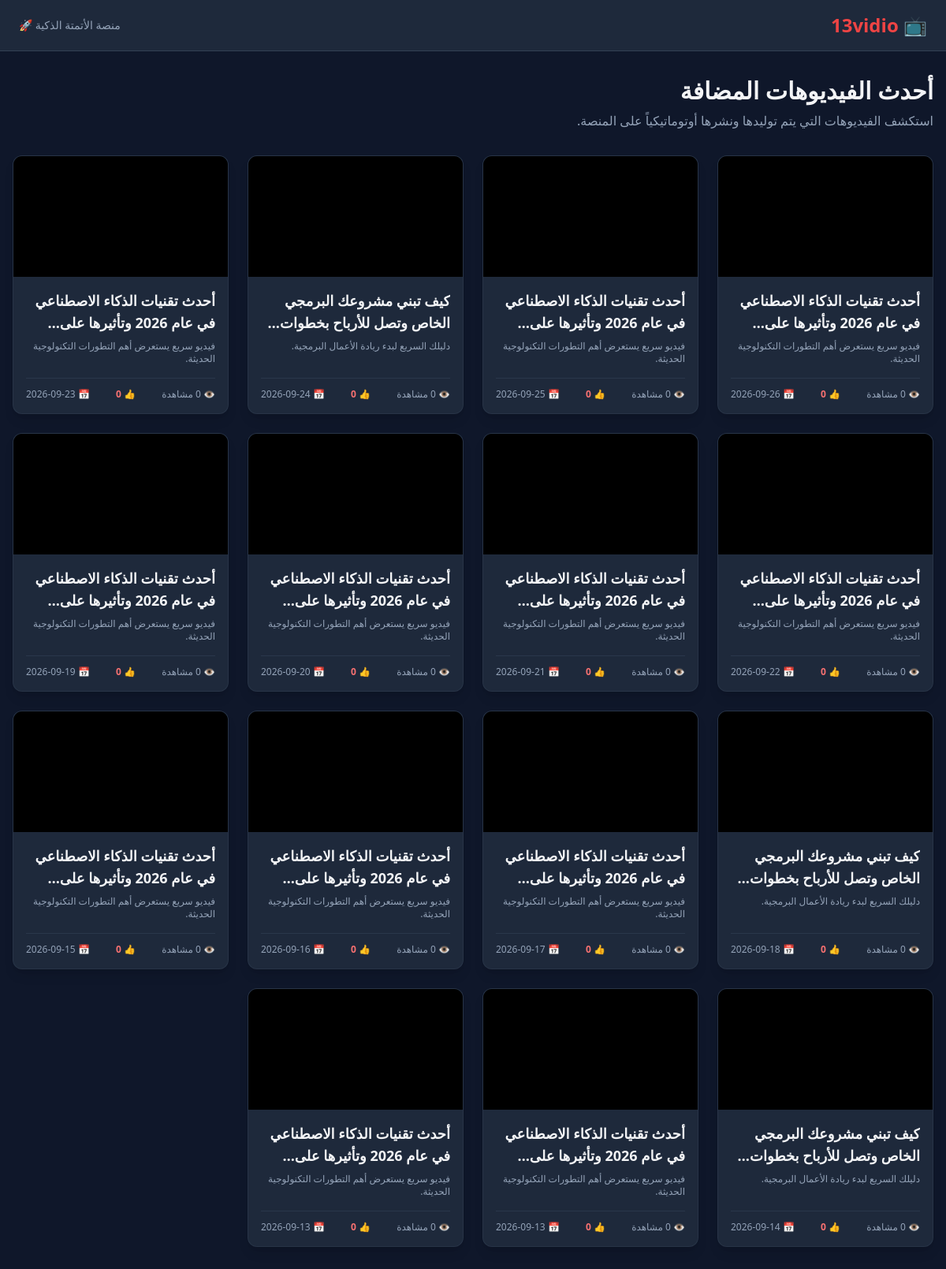
Before: / with the older database file.
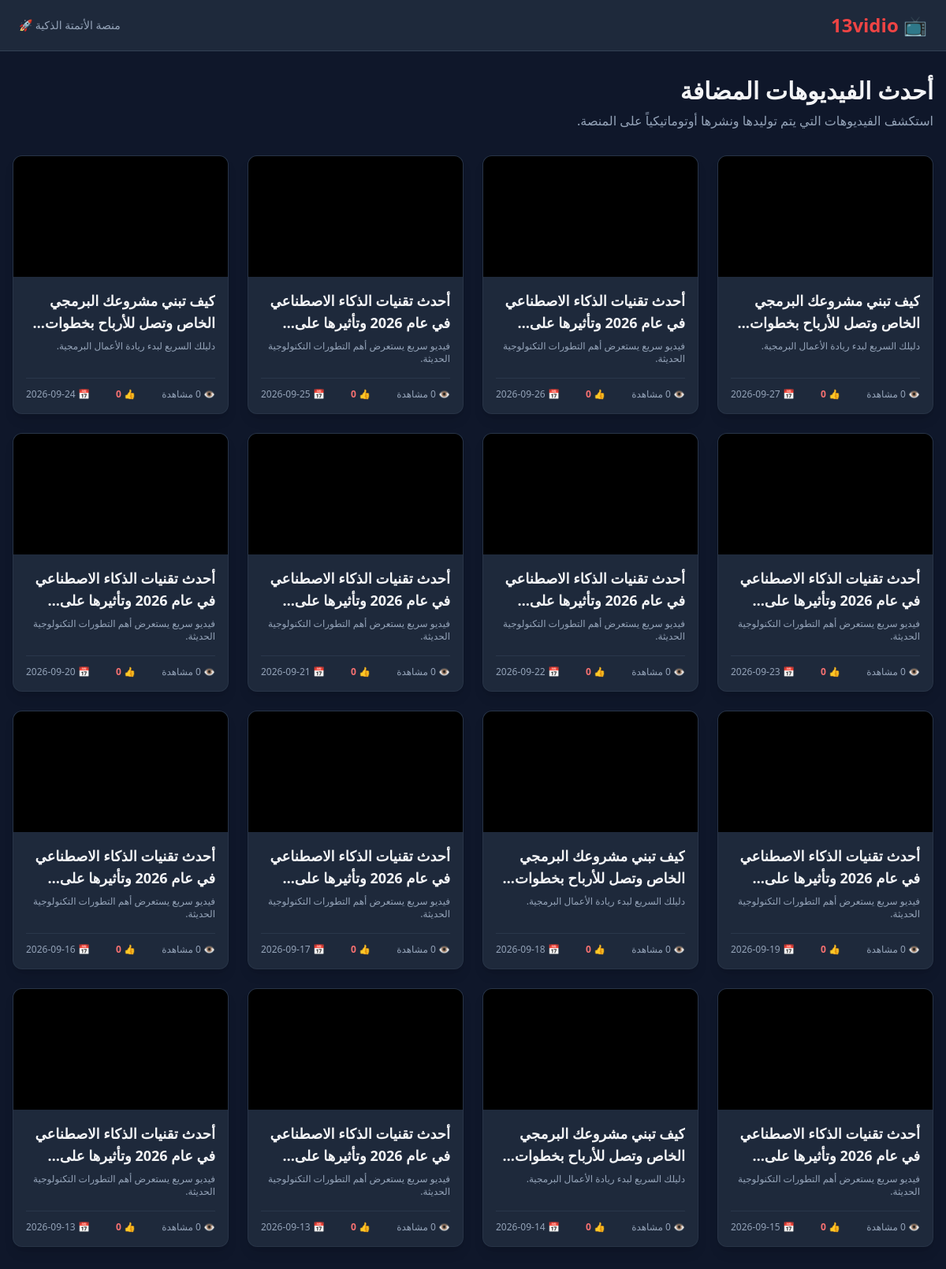
After: the same page with the newer database file.
### app.py (models this page shows)
class Video(db.Model):
  id = db.Column(db.Integer, primary_key=True)
  title = db.Column(db.String(200), nullable=False)
  description = db.Column(db.Text, nullable=True)
  video_url = db.Column(db.String(500), nullable=False)  # رابط الفيديو أو ملفه
  thumbnail_url = db.Column(
      db.String(500), nullable=True
  )  # صورة مصغرة للفيديو
  views = db.Column(db.Integer, default=0)
  likes = db.Column(db.Integer, default=0)
  created_at = db.Column(db.DateTime, default=datetime.utcnow)
  comments = db.relationship(
      "Comment", backref="video", lazy=True, cascade="all, delete-orphan"
  )

### app.py (the view)
@app.route("/")
def index():
  videos = Video.query.order_by(Video.created_at.desc()).all()
  return render_template("index.html", videos=videos)

### templates/index.html (shortened to what this page needs)
<!DOCTYPE html>
<html lang="ar" dir="rtl">
<head>
    <script src="https://cdn.tailwindcss.com"></script>
</head>
<body class="bg-slate-900 text-gray-100 min-h-screen">
    <nav class="bg-slate-800 border-b border-slate-700 px-6 py-4 flex justify-between items-center sticky top-0 z-50">
        <a href="{{ url_for('index') }}" class="text-2xl font-extrabold text-red-500 flex items-center gap-2">
            📺 13vidio
        </a>
        <div class="text-sm text-slate-400">
            منصة الأتمتة الذكية 🚀
        </div>
    </nav>
    <main class="max-w-7xl mx-auto px-4 py-8">
        <div class="mb-8">
            <h1 class="text-3xl font-bold mb-2">أحدث الفيديوهات المضافة</h1>
            <p class="text-slate-400">استكشف الفيديوهات التي يتم توليدها ونشرها أوتوماتيكياً على المنصة.</p>
        </div>
        <div class="grid grid-cols-1 sm:grid-cols-2 md:grid-cols-3 lg:grid-cols-4 gap-6">
            {% for video in videos %}
            <div class="bg-slate-800 rounded-xl overflow-hidden shadow-lg border border-slate-700/50 hover:border-red-500/50 transition duration-300 flex flex-col">
                <a href="{{ url_for('watch_video', video_id=video.id) }}" class="block aspect-video bg-black relative group">
                </a>
                <div class="p-4 flex flex-col flex-grow justify-between">
                    <div>
                        <a href="{{ url_for('watch_video', video_id=video.id) }}">
                            <h2 class="font-bold text-lg mb-2 line-clamp-2 hover:text-red-400 transition">{{ video.title }}</h2>
                        </a>
                        <p class="text-slate-400 text-xs line-clamp-2 mb-4">{{ video.description or "لا يوجد وصف." }}</p>
                    </div>
                    <div class="pt-3 border-t border-slate-700/60 flex justify-between items-center text-xs text-slate-400">
                        <span>👁️ {{ video.views }} مشاهدة</span>
                        <span class="text-red-400 font-semibold">👍 {{ video.likes }}</span>
                        <span>📅 {{ video.created_at.strftime('%Y-%m-%d') }}</span>
                    </div>
                </div>
            </div>
            {% else %}
            <div class="col-span-full text-center py-20 bg-slate-800/50 rounded-2xl border border-slate-800">
                <p class="text-xl text-slate-400 mb-2">لا توجد فيديوهات مضافة حتى الآن!</p>
                <p class="text-sm text-slate-500">قم بتشغيل أداة الأتمتة على جيت هب لتوليد أول فيديو.</p>
            </div>
            {% endfor %}
        </div>
    </main>
</body>
</html>

Changed rows visible on the page:
added Video: title "كيف تبني مشروعك البرمجي الخاص وتصل للأرباح…", description "دليلك السريع لبدء ريادة الأعمال البرمجية.", views "0", likes "0", created_at "2026-09-27"
